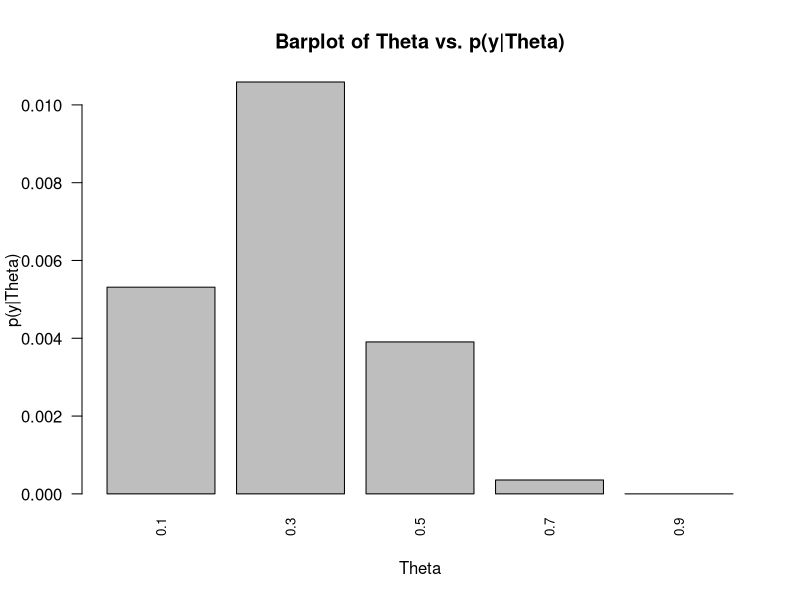
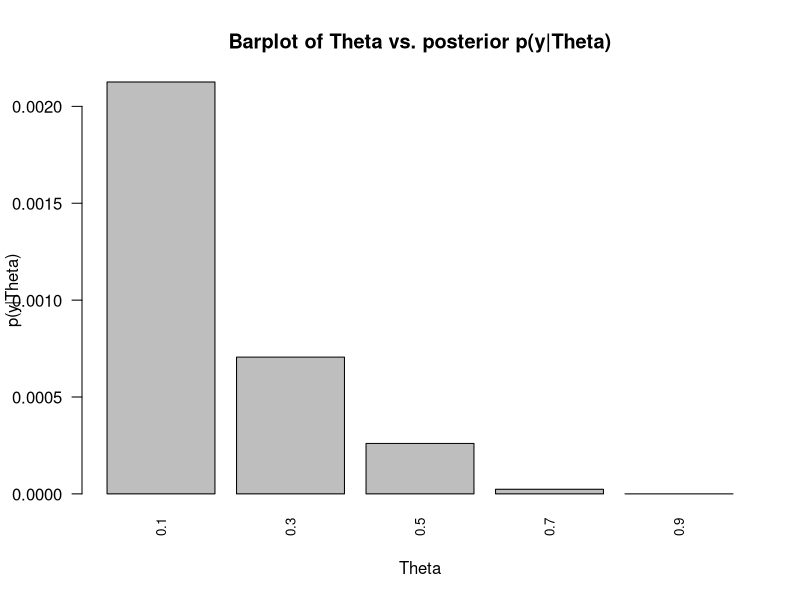

Here is the R script that generated these plots, in order:
# Q1.a.

theta <- c(0.1, 0.3, 0.5, 0.7, 0.9)

values <- function(theta) {
  theta^2*(1- theta)^6
}

calculated_values <- sapply(theta, values)

barplot(calculated_values, names.arg=round(theta, 2), las=2, xlab="Theta", ylab="p(y|Theta)", main="Barplot of Theta vs. p(y|Theta)", cex.names=0.8)

# Q1.b.

prior_p_theta <- c(2/5, 2/30,2/30,2/30,2/5)

calculated_postrior_theta <- function(theta, prior_p_theta) {
  theta^2*(1- theta)^6*prior_p_theta
}

prob_postrior_theta <- mapply(calculated_postrior_theta, theta, prior_p_theta)
barplot(prob_postrior_theta, names.arg=round(theta, 2), las=2, xlab="Theta", ylab="p(y|Theta)", main="Barplot of Theta vs. posterior p(y|Theta)", cex.names=0.8)

## postrior mean
postrior_mean <- theta %*% prob_postrior_theta
postrior_mean

# Q1.c.
# theta_0 = 0.1, w = 4
pbeta(0.5, 2.4, 9.6, lower.tail = FALSE)

# theta_0 = 0.1, w = 20
pbeta(0.5, 4, 24, lower.tail = FALSE)

# theta_0 = 0.3
# w = 4
pbeta(0.5, 3.2, 8.8, lower.tail = FALSE)
# w = 20
pbeta(0.5, 8, 20, lower.tail = FALSE)


# theta_0 = 0.5
# w = 4
pbeta(0.5, 4, 8, lower.tail = FALSE)
# w = 20
pbeta(0.5, 12, 16, lower.tail = FALSE)


# theta_0 = 0.7
# w = 4
pbeta(0.5, 4.8, 7.2, lower.tail = FALSE)
# w = 20
pbeta(0.5, 16, 12, lower.tail = FALSE)


# theta_0 = 0.9
# w = 4
pbeta(0.5, 5.6, 6.4, lower.tail = FALSE)
# w = 20
pbeta(0.5, 20, 8, lower.tail = FALSE)





